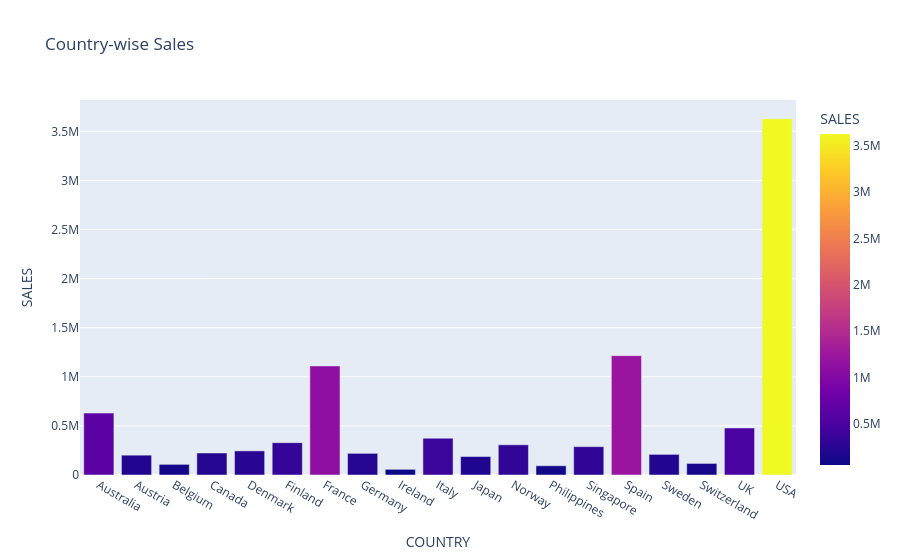

Notebook cell for this chart:
### Code cell
#Sales by country
country_sales = sales_data.groupby("COUNTRY")["SALES"].sum().reset_index()

fig = px.bar(
    country_sales,
    x="COUNTRY",
    y="SALES",
    color="SALES",
    title="Country-wise Sales"
)

fig.show()

### Figure 1 — Plotly figure (JSON) as saved in the notebook; plotly's stock layout.template omitted (floating-point values rounded to 4 significant figures)
{"data": [{"hovertemplate": "COUNTRY=%{x}<br>SALES=%{marker.color}<extra></extra>", "legendgroup": "", "marker": {"color": [630600.0, 202100.0, 108400.0, 224100.0, 245600.0, 329600.0, 1111000.0, 220500.0, 57760.0, 374700.0, 188200.0, 307500.0, 94020.0, 288500.0, 1216000.0, 210000.0, 117700.0, 478900.0, 3628000.0], "coloraxis": "coloraxis", "pattern": {"shape": ""}}, "name": "", "orientation": "v", "showlegend": false, "textposition": "auto", "type": "bar", "x": ["Australia", "Austria", "Belgium", "Canada", "Denmark", "Finland", "France", "Germany", "Ireland", "Italy", "Japan", "Norway", "Philippines", "Singapore", "Spain", "Sweden", "Switzerland", "UK", "USA"], "xaxis": "x", "y": [630600.0, 202100.0, 108400.0, 224100.0, 245600.0, 329600.0, 1111000.0, 220500.0, 57760.0, 374700.0, 188200.0, 307500.0, 94020.0, 288500.0, 1216000.0, 210000.0, 117700.0, 478900.0, 3628000.0], "yaxis": "y"}], "layout": {"barmode": "relative", "coloraxis": {"colorbar": {"title": {"text": "SALES"}}, "colorscale": [[0, "#0d0887"], [0.1111, "#46039f"], [0.2222, "#7201a8"], [0.3333, "#9c179e"], [0.4444, "#bd3786"], [0.5556, "#d8576b"], [0.6667, "#ed7953"], [0.7778, "#fb9f3a"], [0.8889, "#fdca26"], [1, "#f0f921"]]}, "legend": {"tracegroupgap": 0}, "title": {"text": "Country-wise Sales"}, "xaxis": {"anchor": "y", "domain": [0, 1], "title": {"text": "COUNTRY"}}, "yaxis": {"anchor": "x", "domain": [0, 1], "title": {"text": "SALES"}}}}
